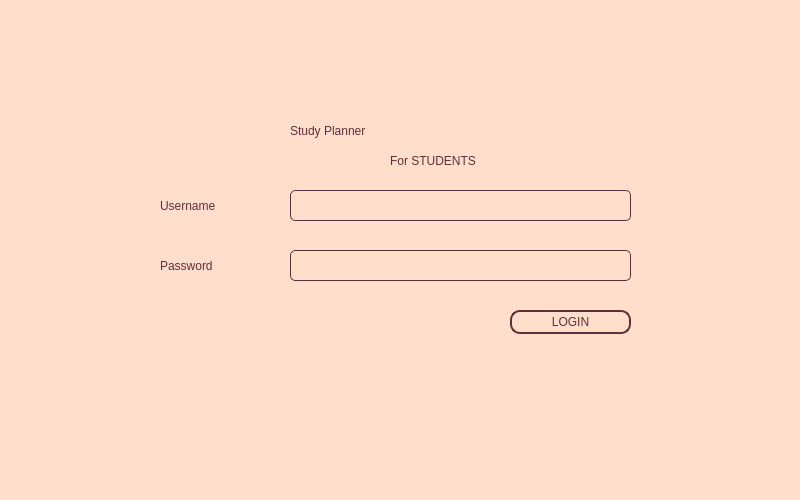
<?xml version="1.0" encoding="UTF-8"?>
<ui version="4.0">
 <class>login</class>
 <widget class="QMainWindow" name="login">
  <property name="geometry">
   <rect>
    <x>0</x>
    <y>0</y>
    <width>800</width>
    <height>500</height>
   </rect>
  </property>
  <property name="windowTitle">
   <string>login</string>
  </property>
  <property name="styleSheet">
   <string notr="true">background-color: rgb(255, 222, 203);</string>
  </property>
  <widget class="QWidget" name="centralwidget">
   <widget class="QLabel" name="label_4">
    <property name="geometry">
     <rect>
      <x>390</x>
      <y>150</y>
      <width>121</width>
      <height>21</height>
     </rect>
    </property>
    <property name="styleSheet">
     <string notr="true">QLabel{
font: 12pt &quot;High Tower Text&quot;;
	color: rgb(99, 45, 59);
}</string>
    </property>
    <property name="text">
     <string>For STUDENTS</string>
    </property>
   </widget>
   <widget class="QLabel" name="label">
    <property name="geometry">
     <rect>
      <x>290</x>
      <y>110</y>
      <width>221</width>
      <height>41</height>
     </rect>
    </property>
    <property name="styleSheet">
     <string notr="true">QLabel{
	font: 26pt &quot;Book Antiqua&quot;;
	color: rgb(99, 45, 59);
	border-radius: 5px;
}</string>
    </property>
    <property name="text">
     <string>Study Planner</string>
    </property>
   </widget>
   <widget class="QLabel" name="label_3">
    <property name="geometry">
     <rect>
      <x>160</x>
      <y>250</y>
      <width>121</width>
      <height>31</height>
     </rect>
    </property>
    <property name="styleSheet">
     <string notr="true">QLabel{
font: 15pt &quot;High Tower Text&quot;;
	color: rgb(99, 45, 59);
}</string>
    </property>
    <property name="text">
     <string>Password</string>
    </property>
   </widget>
   <widget class="QLineEdit" name="lineEdit_2">
    <property name="geometry">
     <rect>
      <x>290</x>
      <y>250</y>
      <width>341</width>
      <height>31</height>
     </rect>
    </property>
    <property name="styleSheet">
     <string notr="true">QLineEdit{
font: 15pt &quot;High Tower Text&quot;;
	color: rgb(99, 45, 59);
	border-radius: 5px;
	border: 1px solid #632d3b;
}</string>
    </property>
   </widget>
   <widget class="QLineEdit" name="lineEdit">
    <property name="geometry">
     <rect>
      <x>290</x>
      <y>190</y>
      <width>341</width>
      <height>31</height>
     </rect>
    </property>
    <property name="styleSheet">
     <string notr="true">QLineEdit{
font: 15pt &quot;High Tower Text&quot;;
	color: rgb(99, 45, 59);
	border-radius: 5px;
	border: 1px solid #632d3b;
}</string>
    </property>
   </widget>
   <widget class="QLabel" name="label_2">
    <property name="geometry">
     <rect>
      <x>160</x>
      <y>190</y>
      <width>121</width>
      <height>31</height>
     </rect>
    </property>
    <property name="styleSheet">
     <string notr="true">QLabel{
font: 15pt &quot;High Tower Text&quot;;
	color: rgb(99, 45, 59);
}</string>
    </property>
    <property name="text">
     <string>Username</string>
    </property>
   </widget>
   <widget class="QPushButton" name="pushButton">
    <property name="geometry">
     <rect>
      <x>510</x>
      <y>310</y>
      <width>121</width>
      <height>24</height>
     </rect>
    </property>
    <property name="styleSheet">
     <string notr="true">QPushButton{
	color: rgb(99, 45, 59);
	font: 12pt &quot;High Tower Text&quot;;
	background: transparent;
	border: 2px solid #632d3b;
	border-radius: 10px;
	padding: 0px;
}
QPushButton:hover{
	background: rgba(255, 255, 255, 0.2)
}
QPushButton:pressed{
	background: rgba(255, 255, 255, 0.1)
}</string>
    </property>
    <property name="text">
     <string>LOGIN</string>
    </property>
   </widget>
  </widget>
  <widget class="QMenuBar" name="menubar">
   <property name="geometry">
    <rect>
     <x>0</x>
     <y>0</y>
     <width>800</width>
     <height>20</height>
    </rect>
   </property>
  </widget>
  <widget class="QStatusBar" name="statusbar"/>
 </widget>
 <resources/>
 <connections/>
</ui>
